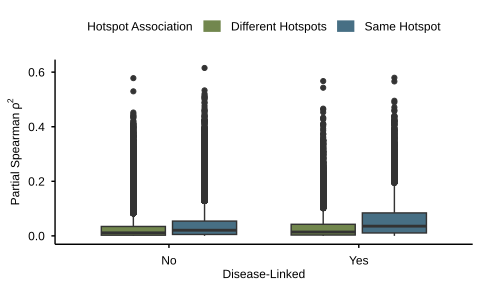

This figure's R source:
# Inputs contain exact boxplot statistics and every outlier for all tested pairs.
.script_file <- sub('^--file=', '', commandArgs()[grepl('^--file=', commandArgs())][1])
setwd(dirname(normalizePath(.script_file)))
library(tidyverse)
library(paletteer)
theme_use <- theme_minimal() +
  theme(axis.text.x = element_text(size = 9, color = 'black', margin = margin(0, 0, 0, 0),
                                   vjust = 0.5, hjust = 0.5),
        axis.text.y = element_text(size = 9, color = 'black', vjust = 0.5, hjust = 0.5),
        legend.text = element_text(size = 9, color = 'black', vjust = 0.5, hjust = 0.5),
        plot.title = element_text(size = 9, color = 'black', vjust = 0, hjust = 0.5),
        plot.subtitle = element_text(size = 9, color = 'black', vjust = 0, hjust = 0.5),
        text = element_text(size = 9, color = 'black'),
        legend.position = 'top',
        line = element_line(color = 'black', linewidth = 1),
        axis.ticks = element_line(color = 'black', linewidth = 0.5),
        axis.line.x.bottom = element_line(color = 'black', linewidth = 0.5),
        axis.line.y.left = element_line(color = 'black', linewidth = 0.5),
        panel.grid = element_blank(),
        panel.background = element_blank())

boxes <- readRDS('boxplot_inputs.rds')
plot <- ggplot(boxes, aes(disease_linked, fill = comp_type, ymin = ymin, lower = lower, middle = middle, upper = upper, ymax = ymax, outliers = outliers)) +
  geom_boxplot(stat = 'identity', width = 0.75) +
  scale_x_discrete(name = 'Disease-Linked',
                   labels = c('No', 'Yes')) +
  scale_y_continuous(name = expression('Partial Spearman'~rho^2)) +
  scale_fill_manual(name = 'Hotspot Association',
                    labels = c('Different Hotspots', 'Same Hotspot'),
                    values = paletteer_d('nationalparkcolors::Acadia')[3:4]) +
  theme_use
ggsave('partial_correlation_by_disease_linkage_from_code.png', plot = plot, width = 5, height = 3, dpi = 300, bg = 'white')
